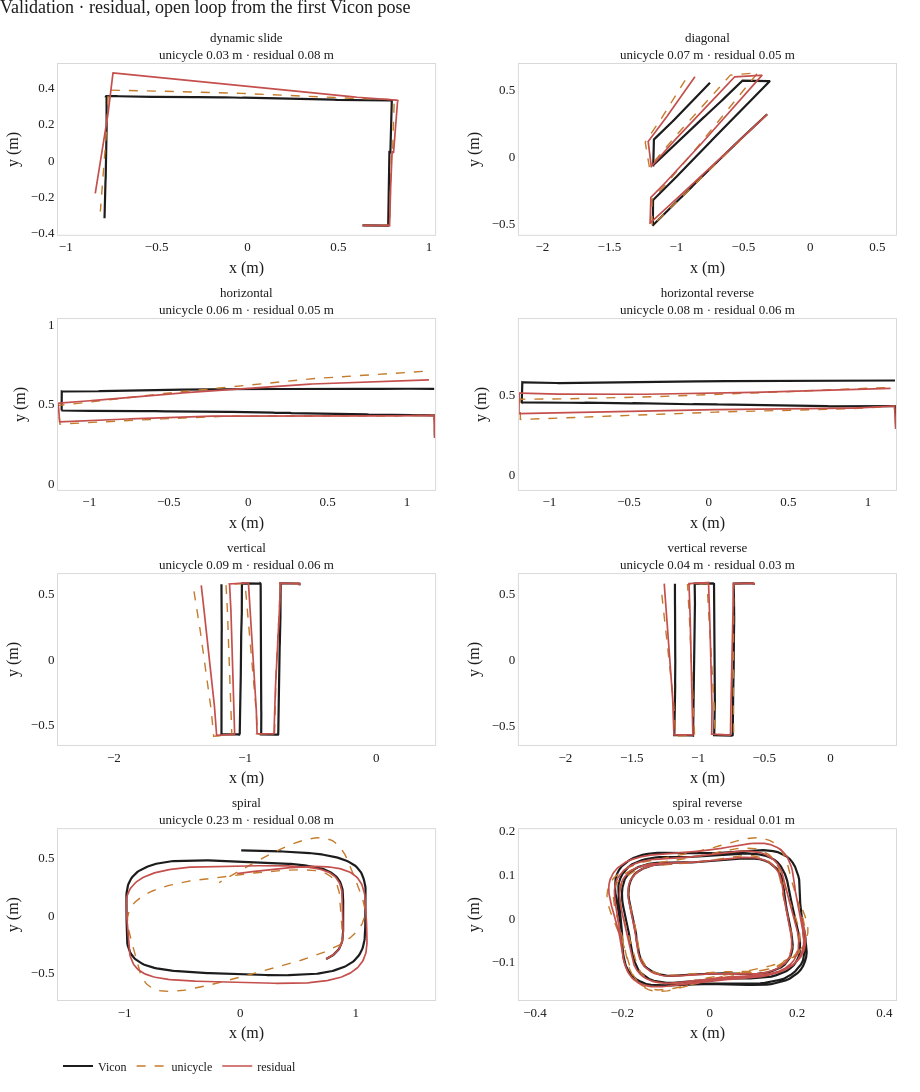

Write notebook code for a chart like this one.
### Code cell
residual, _residual_result, residual_flag = load_checkpoint("residual")
plot_rollouts(
    residual,
    val_logs,
    residual=residual_flag,
    color=COLORS["residual"],
    label="residual",
    set_label="Validation",
)

### Figure 1 — Plotly figure (JSON) as saved in the notebook; plotly's stock layout.template omitted (floating-point values rounded to 4 significant figures; data arrays with more than 128 entries replaced by an {"elided": "..."} marker saying what was removed)
{"data": [{"hovertemplate": "%{x:.3f}, %{y:.3f}<extra>Vicon</extra>", "legendgroup": "Vicon", "line": {"color": "#1c1c1c", "width": 2.2}, "mode": "lines", "name": "Vicon", "showlegend": true, "type": "scatter", "x": {"elided": "285 float values"}, "xaxis": "x", "y": {"elided": "285 float values"}, "yaxis": "y"}, {"hovertemplate": "%{x:.3f}, %{y:.3f}<extra>unicycle</extra>", "legendgroup": "unicycle", "line": {"color": "#c47b2b", "dash": "dash", "width": 1.4}, "mode": "lines", "name": "unicycle", "showlegend": true, "type": "scatter", "x": {"elided": "285 float values"}, "xaxis": "x", "y": {"elided": "285 float values"}, "yaxis": "y"}, {"hovertemplate": "%{x:.3f}, %{y:.3f}<extra>residual</extra>", "legendgroup": "residual", "line": {"color": "#c4504d", "width": 1.7}, "mode": "lines", "name": "residual", "showlegend": true, "type": "scatter", "x": {"elided": "285 float values"}, "xaxis": "x", "y": {"elided": "285 float values"}, "yaxis": "y"}, {"hovertemplate": "%{x:.3f}, %{y:.3f}<extra>Vicon</extra>", "legendgroup": "Vicon", "line": {"color": "#1c1c1c", "width": 2.2}, "mode": "lines", "name": "Vicon", "showlegend": false, "type": "scatter", "x": {"elided": "529 float values"}, "xaxis": "x2", "y": {"elided": "529 float values"}, "yaxis": "y2"}, {"hovertemplate": "%{x:.3f}, %{y:.3f}<extra>unicycle</extra>", "legendgroup": "unicycle", "line": {"color": "#c47b2b", "dash": "dash", "width": 1.4}, "mode": "lines", "name": "unicycle", "showlegend": false, "type": "scatter", "x": {"elided": "529 float values"}, "xaxis": "x2", "y": {"elided": "529 float values"}, "yaxis": "y2"}, {"hovertemplate": "%{x:.3f}, %{y:.3f}<extra>residual</extra>", "legendgroup": "residual", "line": {"color": "#c4504d", "width": 1.7}, "mode": "lines", "name": "residual", "showlegend": false, "type": "scatter", "x": {"elided": "529 float values"}, "xaxis": "x2", "y": {"elided": "529 float values"}, "yaxis": "y2"}, {"hovertemplate": "%{x:.3f}, %{y:.3f}<extra>Vicon</extra>", "legendgroup": "Vicon", "line": {"color": "#1c1c1c", "width": 2.2}, "mode": "lines", "name": "Vicon", "showlegend": false, "type": "scatter", "x": {"elided": "525 float values"}, "xaxis": "x3", "y": {"elided": "525 float values"}, "yaxis": "y3"}, {"hovertemplate": "%{x:.3f}, %{y:.3f}<extra>unicycle</extra>", "legendgroup": "unicycle", "line": {"color": "#c47b2b", "dash": "dash", "width": 1.4}, "mode": "lines", "name": "unicycle", "showlegend": false, "type": "scatter", "x": {"elided": "525 float values"}, "xaxis": "x3", "y": {"elided": "525 float values"}, "yaxis": "y3"}, {"hovertemplate": "%{x:.3f}, %{y:.3f}<extra>residual</extra>", "legendgroup": "residual", "line": {"color": "#c4504d", "width": 1.7}, "mode": "lines", "name": "residual", "showlegend": false, "type": "scatter", "x": {"elided": "525 float values"}, "xaxis": "x3", "y": {"elided": "525 float values"}, "yaxis": "y3"}, {"hovertemplate": "%{x:.3f}, %{y:.3f}<extra>Vicon</extra>", "legendgroup": "Vicon", "line": {"color": "#1c1c1c", "width": 2.2}, "mode": "lines", "name": "Vicon", "showlegend": false, "type": "scatter", "x": {"elided": "495 float values"}, "xaxis": "x4", "y": {"elided": "495 float values"}, "yaxis": "y4"}, {"hovertemplate": "%{x:.3f}, %{y:.3f}<extra>unicycle</extra>", "legendgroup": "unicycle", "line": {"color": "#c47b2b", "dash": "dash", "width": 1.4}, "mode": "lines", "name": "unicycle", "showlegend": false, "type": "scatter", "x": {"elided": "495 float values"}, "xaxis": "x4", "y": {"elided": "495 float values"}, "yaxis": "y4"}, {"hovertemplate": "%{x:.3f}, %{y:.3f}<extra>residual</extra>", "legendgroup": "residual", "line": {"color": "#c4504d", "width": 1.7}, "mode": "lines", "name": "residual", "showlegend": false, "type": "scatter", "x": {"elided": "495 float values"}, "xaxis": "x4", "y": {"elided": "495 float values"}, "yaxis": "y4"}, {"hovertemplate": "%{x:.3f}, %{y:.3f}<extra>Vicon</extra>", "legendgroup": "Vicon", "line": {"color": "#1c1c1c", "width": 2.2}, "mode": "lines", "name": "Vicon", "showlegend": false, "type": "scatter", "x": {"elided": "628 float values"}, "xaxis": "x5", "y": {"elided": "628 float values"}, "yaxis": "y5"}, {"hovertemplate": "%{x:.3f}, %{y:.3f}<extra>unicycle</extra>", "legendgroup": "unicycle", "line": {"color": "#c47b2b", "dash": "dash", "width": 1.4}, "mode": "lines", "name": "unicycle", "showlegend": false, "type": "scatter", "x": {"elided": "628 float values"}, "xaxis": "x5", "y": {"elided": "628 float values"}, "yaxis": "y5"}, {"hovertemplate": "%{x:.3f}, %{y:.3f}<extra>residual</extra>", "legendgroup": "residual", "line": {"color": "#c4504d", "width": 1.7}, "mode": "lines", "name": "residual", "showlegend": false, "type": "scatter", "x": {"elided": "628 float values"}, "xaxis": "x5", "y": {"elided": "628 float values"}, "yaxis": "y5"}, {"hovertemplate": "%{x:.3f}, %{y:.3f}<extra>Vicon</extra>", "legendgroup": "Vicon", "line": {"color": "#1c1c1c", "width": 2.2}, "mode": "lines", "name": "Vicon", "showlegend": false, "type": "scatter", "x": {"elided": "572 float values"}, "xaxis": "x6", "y": {"elided": "572 float values"}, "yaxis": "y6"}, {"hovertemplate": "%{x:.3f}, %{y:.3f}<extra>unicycle</extra>", "legendgroup": "unicycle", "line": {"color": "#c47b2b", "dash": "dash", "width": 1.4}, "mode": "lines", "name": "unicycle", "showlegend": false, "type": "scatter", "x": {"elided": "572 float values"}, "xaxis": "x6", "y": {"elided": "572 float values"}, "yaxis": "y6"}, {"hovertemplate": "%{x:.3f}, %{y:.3f}<extra>residual</extra>", "legendgroup": "residual", "line": {"color": "#c4504d", "width": 1.7}, "mode": "lines", "name": "residual", "showlegend": false, "type": "scatter", "x": {"elided": "572 float values"}, "xaxis": "x6", "y": {"elided": "572 float values"}, "yaxis": "y6"}, {"hovertemplate": "%{x:.3f}, %{y:.3f}<extra>Vicon</extra>", "legendgroup": "Vicon", "line": {"color": "#1c1c1c", "width": 2.2}, "mode": "lines", "name": "Vicon", "showlegend": false, "type": "scatter", "x": {"elided": "482 float values"}, "xaxis": "x7", "y": {"elided": "482 float values"}, "yaxis": "y7"}, {"hovertemplate": "%{x:.3f}, %{y:.3f}<extra>unicycle</extra>", "legendgroup": "unicycle", "line": {"color": "#c47b2b", "dash": "dash", "width": 1.4}, "mode": "lines", "name": "unicycle", "showlegend": false, "type": "scatter", "x": {"elided": "482 float values"}, "xaxis": "x7", "y": {"elided": "482 float values"}, "yaxis": "y7"}, {"hovertemplate": "%{x:.3f}, %{y:.3f}<extra>residual</extra>", "legendgroup": "residual", "line": {"color": "#c4504d", "width": 1.7}, "mode": "lines", "name": "residual", "showlegend": false, "type": "scatter", "x": {"elided": "482 float values"}, "xaxis": "x7", "y": {"elided": "482 float values"}, "yaxis": "y7"}, {"hovertemplate": "%{x:.3f}, %{y:.3f}<extra>Vicon</extra>", "legendgroup": "Vicon", "line": {"color": "#1c1c1c", "width": 2.2}, "mode": "lines", "name": "Vicon", "showlegend": false, "type": "scatter", "x": {"elided": "381 float values"}, "xaxis": "x8", "y": {"elided": "381 float values"}, "yaxis": "y8"}, {"hovertemplate": "%{x:.3f}, %{y:.3f}<extra>unicycle</extra>", "legendgroup": "unicycle", "line": {"color": "#c47b2b", "dash": "dash", "width": 1.4}, "mode": "lines", "name": "unicycle", "showlegend": false, "type": "scatter", "x": {"elided": "381 float values"}, "xaxis": "x8", "y": {"elided": "381 float values"}, "yaxis": "y8"}, {"hovertemplate": "%{x:.3f}, %{y:.3f}<extra>residual</extra>", "legendgroup": "residual", "line": {"color": "#c4504d", "width": 1.7}, "mode": "lines", "name": "residual", "showlegend": false, "type": "scatter", "x": {"elided": "381 float values"}, "xaxis": "x8", "y": {"elided": "381 float values"}, "yaxis": "y8"}], "layout": {"annotations": [{"font": {"color": "#1c1c1c", "size": 13}, "showarrow": false, "text": "dynamic slide<br>unicycle 0.03 m · residual 0.08 m", "x": 0.225, "xanchor": "center", "xref": "paper", "y": 1, "yanchor": "bottom", "yref": "paper"}, {"font": {"color": "#1c1c1c", "size": 13}, "showarrow": false, "text": "diagonal<br>unicycle 0.07 m · residual 0.05 m", "x": 0.775, "xanchor": "center", "xref": "paper", "y": 1, "yanchor": "bottom", "yref": "paper"}, {"font": {"color": "#1c1c1c", "size": 13}, "showarrow": false, "text": "horizontal<br>unicycle 0.06 m · residual 0.05 m", "x": 0.225, "xanchor": "center", "xref": "paper", "y": 0.7275, "yanchor": "bottom", "yref": "paper"}, {"font": {"color": "#1c1c1c", "size": 13}, "showarrow": false, "text": "horizontal reverse<br>unicycle 0.08 m · residual 0.06 m", "x": 0.775, "xanchor": "center", "xref": "paper", "y": 0.7275, "yanchor": "bottom", "yref": "paper"}, {"font": {"color": "#1c1c1c", "size": 13}, "showarrow": false, "text": "vertical<br>unicycle 0.09 m · residual 0.06 m", "x": 0.225, "xanchor": "center", "xref": "paper", "y": 0.455, "yanchor": "bottom", "yref": "paper"}, {"font": {"color": "#1c1c1c", "size": 13}, "showarrow": false, "text": "vertical reverse<br>unicycle 0.04 m · residual 0.03 m", "x": 0.775, "xanchor": "center", "xref": "paper", "y": 0.455, "yanchor": "bottom", "yref": "paper"}, {"font": {"color": "#1c1c1c", "size": 13}, "showarrow": false, "text": "spiral<br>unicycle 0.23 m · residual 0.08 m", "x": 0.225, "xanchor": "center", "xref": "paper", "y": 0.1825, "yanchor": "bottom", "yref": "paper"}, {"font": {"color": "#1c1c1c", "size": 13}, "showarrow": false, "text": "spiral reverse<br>unicycle 0.03 m · residual 0.01 m", "x": 0.775, "xanchor": "center", "xref": "paper", "y": 0.1825, "yanchor": "bottom", "yref": "paper"}], "font": {"color": "#1c1c1c", "family": "Inter, Source Sans 3, sans-serif", "size": 13}, "height": 1648, "legend": {"font": {"size": 12}, "orientation": "h", "x": 0, "y": -0.055, "yanchor": "top"}, "margin": {"b": 64, "l": 48, "r": 24, "t": 64}, "paper_bgcolor": "white", "plot_bgcolor": "white", "title": {"text": "Validation · residual, open loop from the first Vicon pose", "x": 0, "xanchor": "left", "xref": "container", "y": 1, "yanchor": "top", "yref": "container"}, "width": 920, "xaxis": {"anchor": "y", "domain": [0, 0.45], "linecolor": "#d9d9d9", "mirror": true, "showgrid": false, "title": {"standoff": 8, "text": "x (m)"}, "zeroline": false}, "xaxis2": {"anchor": "y2", "domain": [0.55, 1], "linecolor": "#d9d9d9", "mirror": true, "showgrid": false, "title": {"standoff": 8, "text": "x (m)"}, "zeroline": false}, "xaxis3": {"anchor": "y3", "domain": [0, 0.45], "linecolor": "#d9d9d9", "mirror": true, "showgrid": false, "title": {"standoff": 8, "text": "x (m)"}, "zeroline": false}, "xaxis4": {"anchor": "y4", "domain": [0.55, 1], "linecolor": "#d9d9d9", "mirror": true, "showgrid": false, "title": {"standoff": 8, "text": "x (m)"}, "zeroline": false}, "xaxis5": {"anchor": "y5", "domain": [0, 0.45], "linecolor": "#d9d9d9", "mirror": true, "showgrid": false, "title": {"standoff": 8, "text": "x (m)"}, "zeroline": false}, "xaxis6": {"anchor": "y6", "domain": [0.55, 1], "linecolor": "#d9d9d9", "mirror": true, "showgrid": false, "title": {"standoff": 8, "text": "x (m)"}, "zeroline": false}, "xaxis7": {"anchor": "y7", "domain": [0, 0.45], "linecolor": "#d9d9d9", "mirror": true, "showgrid": false, "title": {"standoff": 8, "text": "x (m)"}, "zeroline": false}, "xaxis8": {"anchor": "y8", "domain": [0.55, 1], "linecolor": "#d9d9d9", "mirror": true, "showgrid": false, "title": {"standoff": 8, "text": "x (m)"}, "zeroline": false}, "yaxis": {"anchor": "x", "domain": [0.8175, 1], "linecolor": "#d9d9d9", "mirror": true, "scaleanchor": "x", "scaleratio": 1, "showgrid": false, "title": {"standoff": 8, "text": "y (m)"}, "zeroline": false}, "yaxis2": {"anchor": "x2", "domain": [0.8175, 1], "linecolor": "#d9d9d9", "mirror": true, "scaleanchor": "x2", "scaleratio": 1, "showgrid": false, "title": {"standoff": 8, "text": "y (m)"}, "zeroline": false}, "yaxis3": {"anchor": "x3", "domain": [0.545, 0.7275], "linecolor": "#d9d9d9", "mirror": true, "scaleanchor": "x3", "scaleratio": 1, "showgrid": false, "title": {"standoff": 8, "text": "y (m)"}, "zeroline": false}, "yaxis4": {"anchor": "x4", "domain": [0.545, 0.7275], "linecolor": "#d9d9d9", "mirror": true, "scaleanchor": "x4", "scaleratio": 1, "showgrid": false, "title": {"standoff": 8, "text": "y (m)"}, "zeroline": false}, "yaxis5": {"anchor": "x5", "domain": [0.2725, 0.455], "linecolor": "#d9d9d9", "mirror": true, "scaleanchor": "x5", "scaleratio": 1, "showgrid": false, "title": {"standoff": 8, "text": "y (m)"}, "zeroline": false}, "yaxis6": {"anchor": "x6", "domain": [0.2725, 0.455], "linecolor": "#d9d9d9", "mirror": true, "scaleanchor": "x6", "scaleratio": 1, "showgrid": false, "title": {"standoff": 8, "text": "y (m)"}, "zeroline": false}, "yaxis7": {"anchor": "x7", "domain": [0, 0.1825], "linecolor": "#d9d9d9", "mirror": true, "scaleanchor": "x7", "scaleratio": 1, "showgrid": false, "title": {"standoff": 8, "text": "y (m)"}, "zeroline": false}, "yaxis8": {"anchor": "x8", "domain": [0, 0.1825], "linecolor": "#d9d9d9", "mirror": true, "scaleanchor": "x8", "scaleratio": 1, "showgrid": false, "title": {"standoff": 8, "text": "y (m)"}, "zeroline": false}}}
